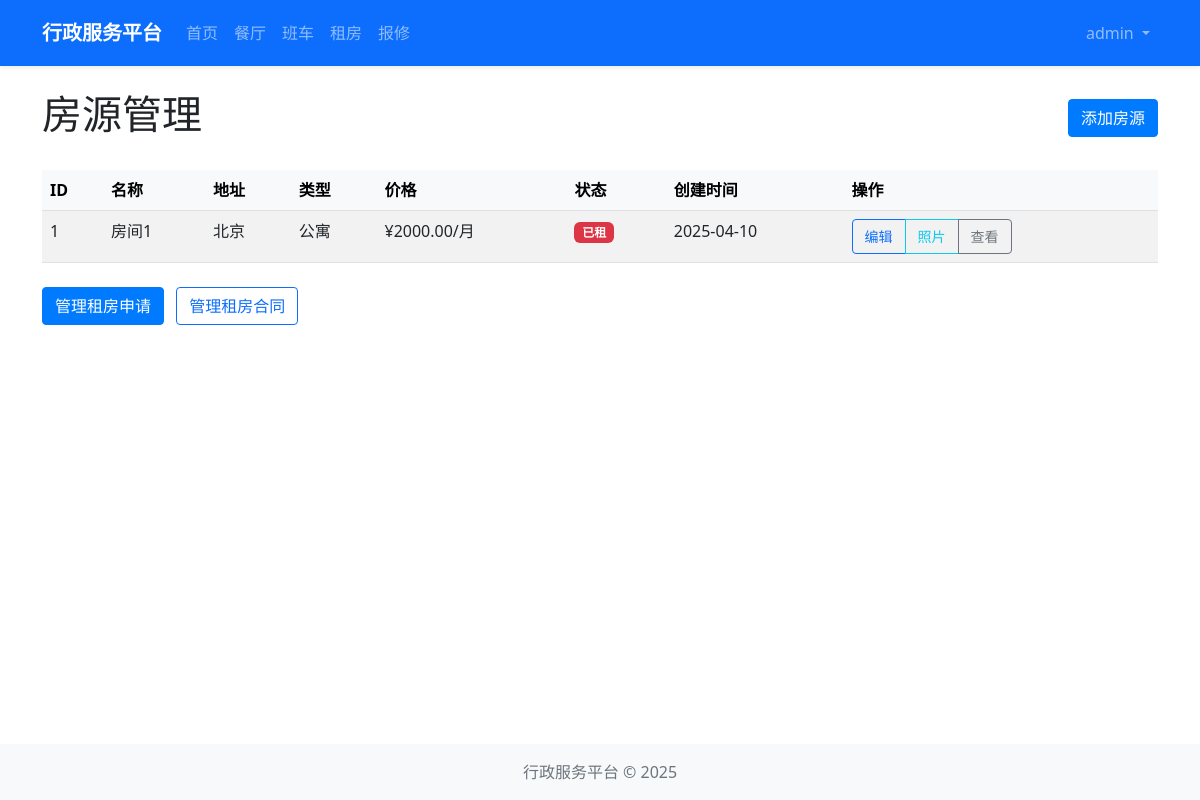
Page /housing/admin (signed in) on the committed database.
### models/user.py (models this page shows, shortened)
class User(UserMixin, db.Model):
    __tablename__ = 'users'
    id = db.Column(db.Integer, primary_key=True)
    username = db.Column(db.String(64), unique=True, nullable=False)
    email = db.Column(db.String(120), unique=True, nullable=False)
    password_hash = db.Column(db.String(128))
    role = db.Column(db.String(20), default='user')  # 'admin' or 'user'
    created_at = db.Column(db.DateTime, default=datetime.utcnow)
    def is_admin(self):
        return self.role == 'admin'

### models/housing.py (models this page shows, shortened)
class Housing(db.Model):
    __tablename__ = 'housing'
    id = db.Column(db.Integer, primary_key=True)
    name = db.Column(db.String(100), nullable=False)
    address = db.Column(db.String(200), nullable=False)
    type = db.Column(db.String(50))  # apartment, dormitory, house, etc.
    area = db.Column(db.Float)  # 面积，单位平方米
    floor = db.Column(db.Integer)
    rooms = db.Column(db.Integer)  # 房间数
    price = db.Column(db.Float, nullable=False)
    deposit = db.Column(db.Float)
    is_furnished = db.Column(db.Boolean, default=False)
    facilities = db.Column(db.Text)  # 设施，以逗号分隔
    description = db.Column(db.Text)
    status = db.Column(db.String(20), default='available')  # available, occupied, maintenance
    created_at = db.Column(db.DateTime, default=datetime.utcnow)
    photos = db.relationship('HousingPhoto', backref='housing', lazy=True, cascade='all, delete-orphan')

### routes/housing.py (the view)
@housing_bp.route('/admin')
@login_required
def admin():
    if not current_user.is_admin():
        abort(403)
    housing_list = Housing.query.all()
    return render_template('housing/admin/index.html', housing_list=housing_list)

### extensions.py (called while the page is built)
def init_extensions(app):
    db.init_app(app)
    login_manager.init_app(app)
    csrf.init_app(app)
    login_manager.login_view = 'auth.login'
    from models.user import User
    @login_manager.user_loader
    def load_user(user_id):
        return User.query.get(int(user_id))

### templates/housing/admin/index.html (shortened to what this page needs)
{% extends "layout.html" %}
{% block content %}
<div class="row">
    <div class="col-12">
        <div class="d-flex justify-content-between align-items-center mb-4">
            <h1>房源管理</h1>
            <a href="{{ url_for('housing.add_housing') }}" class="btn btn-primary">添加房源</a>
        </div>
        {% if housing_list %}
            <div class="table-responsive">
                <table class="table table-striped table-hover">
                    <thead class="table-light">
                        <tr>
                            <th>ID</th>
                            <th>名称</th>
                            <th>地址</th>
                            <th>类型</th>
                            <th>价格</th>
                            <th>状态</th>
                            <th>创建时间</th>
                            <th>操作</th>
                        </tr>
                    </thead>
                    <tbody>
                        {% for housing in housing_list %}
                            <tr>
                                <td>{{ housing.id }}</td>
                                <td>{{ housing.name }}</td>
                                <td>{{ housing.address }}</td>
                                <td>
                                    {% if housing.type == 'apartment' %}公寓
                                    {% elif housing.type == 'dormitory' %}宿舍
                                    {% elif housing.type == 'house' %}独栋住宅
                                    {% else %}{{ housing.type }}{% endif %}
                                </td>
                                <td>¥{{ "%.2f"|format(housing.price) }}/月</td>
                                <td>
                                    {% if housing.status == 'available' %}
                                        <span class="badge bg-success">可租</span>
                                    {% elif housing.status == 'occupied' %}
                                        <span class="badge bg-danger">已租</span>
                                    {% elif housing.status == 'maintenance' %}
                                        <span class="badge bg-warning">维修中</span>
                                    {% else %}
                                        <span class="badge bg-secondary">{{ housing.status }}</span>
                                    {% endif %}
                                </td>
                                <td>{{ housing.created_at.strftime('%Y-%m-%d') }}</td>
                                <td>
                                    <div class="btn-group btn-group-sm" role="group">
                                        <a href="{{ url_for('housing.edit_housing', id=housing.id) }}" class="btn btn-outline-primary">编辑</a>
                                        <a href="{{ url_for('housing.manage_photos', housing_id=housing.id) }}" class="btn btn-outline-info">照片</a>
                                        <a href="{{ url_for('housing.detail', id=housing.id) }}" class="btn btn-outline-secondary">查看</a>
                                    </div>
                                </td>
                            </tr>
                        {% endfor %}
                    </tbody>
                </table>
            </div>
        {% else %}
            <div class="alert alert-info">
                暂无房源数据。请点击"添加房源"按钮创建第一个房源。
            </div>
        {% endif %}
        <div class="mt-4">
            <a href="{{ url_for('housing.manage_applications') }}" class="btn btn-primary me-2">管理租房申请</a>
            <a href="{{ url_for('housing.manage_contracts') }}" class="btn btn-outline-primary">管理租房合同</a>
        </div>
    </div>
</div>
{% endblock %}

### templates/layout.html (shortened to what this page needs)
<!DOCTYPE html>
<html lang="zh-CN">
<head>
    <link href="https://cdn.jsdelivr.net/npm/bootstrap@5.2.3/dist/css/bootstrap.min.css" rel="stylesheet">
    <link rel="stylesheet" href="{{ url_for('static', filename='css/style.css') }}">
</head>
<body>
    <nav class="navbar navbar-expand-lg navbar-dark bg-primary">
        <div class="container">
            <a class="navbar-brand" href="{{ url_for('main.index') }}">行政服务平台</a>
            <div class="collapse navbar-collapse" id="navbarSupportedContent">
                <ul class="navbar-nav me-auto mb-2 mb-lg-0">
                    <li class="nav-item">
                        <a class="nav-link" href="{{ url_for('main.index') }}">首页</a>
                    </li>
                    <li class="nav-item">
                        <a class="nav-link" href="{{ url_for('restaurant.index') }}">餐厅</a>
                    </li>
                    <li class="nav-item">
                        <a class="nav-link" href="{{ url_for('shuttle.index') }}">班车</a>
                    </li>
                    <li class="nav-item">
                        <a class="nav-link" href="{{ url_for('housing.index') }}">租房</a>
                    </li>
                    <li class="nav-item">
                        <a class="nav-link" href="{{ url_for('repair.index') }}">报修</a>
                    </li>
                </ul>
                <ul class="navbar-nav ms-auto">
                    {% if current_user.is_authenticated %}
                        <li class="nav-item dropdown">
                            <a class="nav-link dropdown-toggle" href="#" id="navbarDropdown" role="button" data-bs-toggle="dropdown" aria-expanded="false">
                                {{ current_user.username }}
                            </a>
                        </li>
                    {% endif %}
                </ul>
            </div>
        </div>
    </nav>
    <main class="container mt-4 mb-4">
        {% block content %}{% endblock %}
    </main>
    <footer class="footer bg-light py-3 mt-auto">
        <div class="container text-center">
            <span class="text-muted">行政服务平台 &copy; {{ now.year }}</span>
        </div>
    </footer>
</body>
</html>

### static/css/style.css (style rules this page uses)
body { display: flex; flex-direction: column; min-height: 100vh; }
main { flex: 1; }
.footer { margin-top: auto; }
.btn { border-radius: 0.25rem; padding: 0.375rem 0.75rem; font-weight: 500; }
.btn-primary { background-color: #007bff; border-color: #007bff; }
.navbar { padding: 0.8rem 1rem; box-shadow: 0 0.125rem 0.25rem rgba(0, 0, 0, 0.075); }
.navbar-brand { font-weight: 600; font-size: 1.25rem; }
.table { margin-bottom: 0; }
.table th { font-weight: 600; background-color: #f8f9fa; }

### rows in the picture
User: username "admin"
Housing: id "1", name "房间1", address "北京", type "公寓", price "2000.00", status "已租", created_at "2025-04-10"
